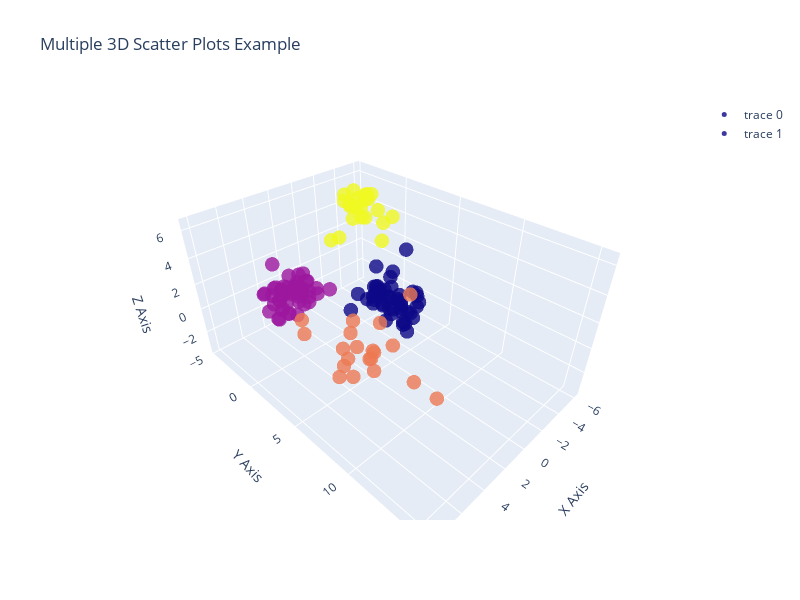

The code cell stored with this chart in its notebook:
### Code cell
import plotly.graph_objects as go
import numpy as np

x1 = X_train_lda[:, 0]
y1 = X_train_lda[:, 1]
z1 = X_train_lda[:, 2]

x2 = X_test_lda[:, 0]
y2 = X_test_lda[:, 1]
z2 = X_test_lda[:, 2]


# Create a 3D scatter plot
fig = go.Figure()
# Add the first scatter trace
fig.add_trace(go.Scatter3d(
    x=x1,
    y=y1,
    z=z1,
    mode='markers',
    marker=dict(
        size=5,
        color=y_train,  # Color for the first set
        opacity=0.8
    ),
    # hovertemplate = hover_text_re,
))

# Add the second scatter trace
fig.add_trace(go.Scatter3d(
    x=x2,
    y=y2,
    z=z2,
    mode='markers',
    marker=dict(
        size=5,
        color=y_test,  # Color for the second set
        opacity=0.8
    ),
    # hovertemplate = hover_text_than,
))

# Set the layout of the plot
fig.update_layout(
    scene=dict(
        xaxis_title='X Axis',
        yaxis_title='Y Axis',
        zaxis_title='Z Axis'
    ),
    width = 800,
    height = 600,
    title='Multiple 3D Scatter Plots Example'
)

# Show the plot
fig.show()
